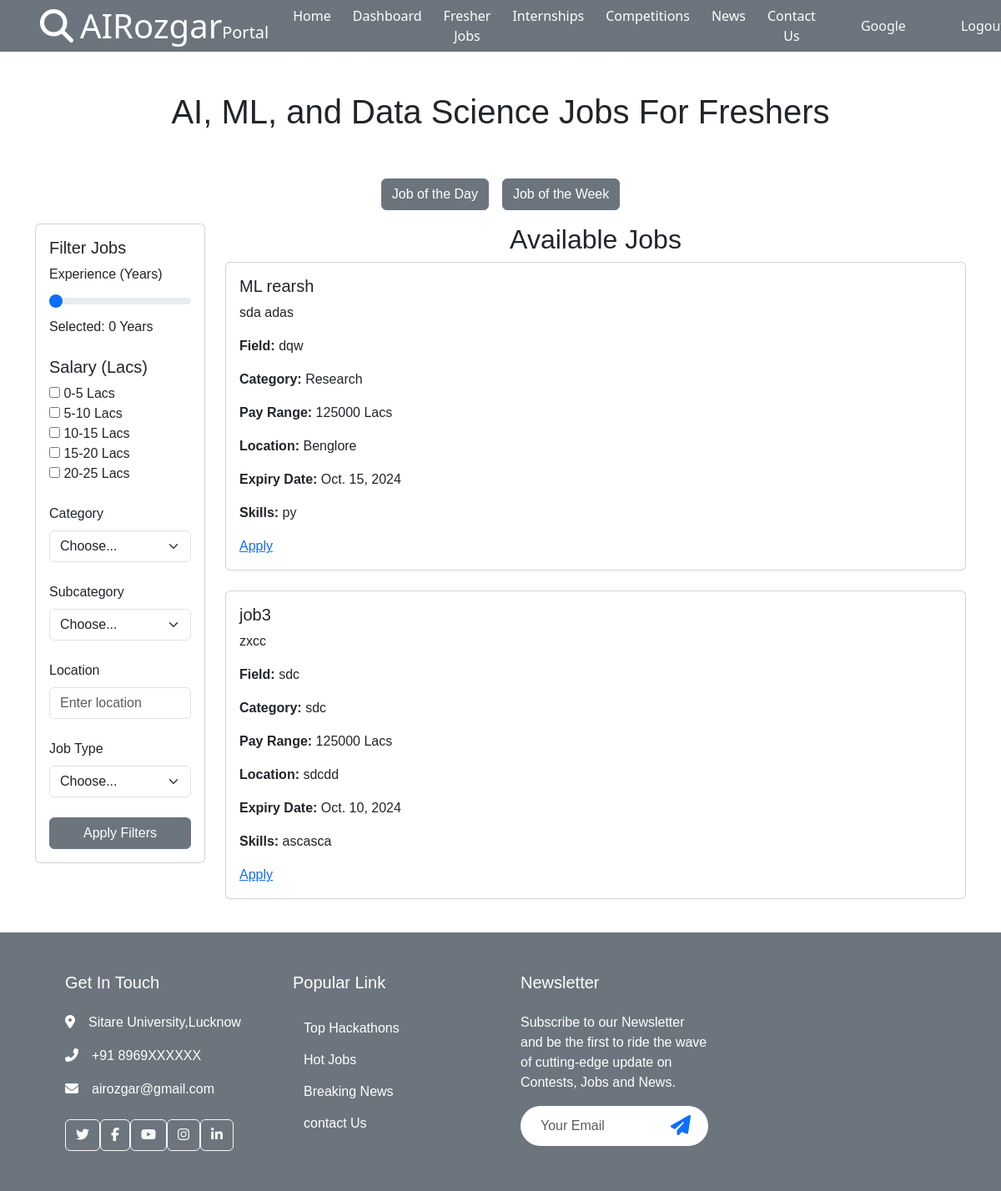
The page /job/ (signed in) on the database its author committed.
### home/models.py (models this page shows, shortened)
class Job(models.Model):
    company = models.ForeignKey(Company, on_delete=models.CASCADE)
    title = models.CharField(max_length=255, default='Job')
    description = models.TextField()
    field = models.CharField(max_length=255)
    category = models.CharField(max_length=255)
    pay_range = models.CharField(max_length=20)
    location = models.CharField(max_length=255)
    expiry_date = models.DateField()
    created_date = models.DateField(auto_now_add=True)
    skills = models.TextField()
    student_applied = models.JSONField()  # To store hashmap of students applied

### home/views.py (the view)
# urls.py: path('job/', job, name='job'),
@login_required(login_url="/login/")
def job(request):
    jobs = Job.objects.all()
    return render(request, 'job.html', {'jobs': jobs})

### home/templates/job.html (shortened to what this page needs)
{% extends 'base.html' %}
{% block start %}
<div class="container-xxl hero-header">
    <div class="container px-lg-5">
        <div class="row g-5 py-5">
            <div class="col-12 text-center">
                <h1>AI, ML, and Data Science Jobs For Freshers</h1>
            </div>
        </div>
    </div>
</div>
<div class="container-fluid">
    <div class="container">
        <div class="row">
            <div class="col-md-12 top-buttons text-center mb-3">
                <button class="btn btn-secondary mx-2">Job of the Day</button>
                <button class="btn btn-secondary mx-2">Job of the Week</button>
            </div>
        </div>
        <div class="row">
            <div class="col-md-3 filter-section">
                <div class="card">
                    <div class="card-body">
                        <h5 class="card-title">Filter Jobs</h5>
                        <div class="mb-4">
                            <label class="form-label">Experience (Years)</label>
                            <input type="range" class="form-range" min="0" max="25" value="0" id="experienceRange">
                            <p>Selected: <span id="experienceValue">0</span> Years</p>
                        </div>
                        <div class="mb-4">
                            <h5>Salary (Lacs)</h5>
                            <div>
                                <input type="checkbox" id="salary1" name="salary" value="0-5"> 0-5 Lacs<br>
                                <input type="checkbox" id="salary2" name="salary" value="5-10"> 5-10 Lacs<br>
                                <input type="checkbox" id="salary3" name="salary" value="10-15"> 10-15 Lacs<br>
                                <input type="checkbox" id="salary4" name="salary" value="15-20"> 15-20 Lacs<br>
                                <input type="checkbox" id="salary5" name="salary" value="20-25"> 20-25 Lacs<br>
                            </div>
                        </div>
                        <div class="mb-4">
                            <label for="category" class="form-label">Category</label>
                            <select id="category" class="form-select">
                                <option selected>Choose...</option>
                            </select>
                        </div>
                        <div class="mb-4">
                            <label for="subcategory" class="form-label">Subcategory</label>
                            <select id="subcategory" class="form-select">
                                <option selected>Choose...</option>
                            </select>
                        </div>
                        <div class="mb-4">
                            <label for="location" class="form-label">Location</label>
                            <input type="text" id="location" class="form-control" placeholder="Enter location">
                        </div>
                        <div class="mb-4">
                            <label for="job-type" class="form-label">Job Type</label>
                            <select id="job-type" class="form-select">
                                <option selected>Choose...</option>
                            </select>
                        </div>
                        <button class="btn btn-secondary w-100">Apply Filters</button>
                    </div>
                </div>
            </div>
            <div class="col-md-9 job-cards-section">
                <h2 class="text-center">Available Jobs</h2>
                <div class="row">
                    {% for job in jobs %}
                    <div class="col-md-12 mb-4">
                        <div class="card">
                            <div class="card-body">
                                <h5 class="card-title">{{ job.title }}</h5>
                                <p class="card-text">{{ job.description }}</p>
                                <p class="card-text"><strong>Field:</strong> {{ job.field }}</p>
                                <p class="card-text"><strong>Category:</strong> {{ job.category }}</p>
                                <p class="card-text"><strong>Pay Range:</strong> {{ job.pay_range }} Lacs</p>
                                <p class="card-text"><strong>Location:</strong> {{ job.location }}</p>
                                <p class="card-text"><strong>Expiry Date:</strong> {{ job.expiry_date }}</p>
                                <p class="card-text"><strong>Skills:</strong> {{ job.skills }}</p>
                                <a href="{% url 'apply_job' job.id %}">Apply</a>
                            </div>
                        </div>
                    </div>
                    {% empty %}
                    <div class="col-md-12">
                        <p>No jobs available at the moment.</p>
                    </div>
                    {% endfor %}
                </div>
            </div>
        </div>
    </div>
</div>
{% endblock %}

### home/templates/base.html (shortened to what this page needs)
<!DOCTYPE html>
<html lang="en">
<head>
  <link href="https://cdn.jsdelivr.net/npm/bootstrap@5.3.3/dist/css/bootstrap.min.css" rel="stylesheet"
>
  <link href="https://cdnjs.cloudflare.com/ajax/libs/font-awesome/6.6.0/css/all.min.css" rel="stylesheet">
  <link href="../static/css/style.css" rel="stylesheet">
</head>
<body>
  <nav class="navbar navbar-expand-lg bg-secondary px-4 px-lg-5 py-3 py-lg-0 sticky-top">
    <a href="" class="navbar-brand p-0">
      <h1 class="m-0 text-white"><i class="fas fa-search me-2"></i>AIRozgar<span class="fs-5">Portal</span></h1>
    </a>
    <div class="collapse navbar-collapse" id="navbarCollapse">
      <div class="navbar-nav ms-auto py-0">
        <a href="/" class="text-white nav-item btn btn-secondary text-light rounded-pill">Home</a>
        <a href="/student/" class="text-white nav-item btn btn-secondary text-light rounded-pill">Dashboard</a>
        <a href="/job/" class="text-white nav-item btn btn-secondary text-light rounded-pill">Fresher Jobs</a>
        <a href="/internship/" class="text-white nav-item btn btn-secondary text-light rounded-pill">Internships</a>
        <a href="/contest/" class="text-white nav-item btn btn-secondary text-light rounded-pill">Competitions</a>
        <a href="/news/" class="text-white nav-item btn btn-secondary text-light rounded-pill">News</a>
        <a href="/contact/" class="text-white nav-item btn btn-secondary text-light rounded-pill">Contact Us</a>
      </div>
      {% if request.user.is_authenticated %}
      <a href="#" class="btn btn-secondary text-light rounded-pill py-2 px-4 ms-3">{{request.user.first_name}}</a>
      <a href="/logout/" class="btn btn-secondary text-light rounded-pill py-2 px-4 ms-3">Logout</a>
      {% else %}
      <a href="/signup/" class="btn btn-secondary text-light rounded-pill py-2 px-4 ms-3">Sign Up</a>
      {% endif %}
    </div>
  </nav>
  {% block start %}
  {% endblock %}
  <div class="bg-secondary footer mt-3">
    <div class="container py-5 px-lg-5">
      <div class="row g-5">
        <div class="col-md-6 col-lg-3">
          <h5 class="text-white mb-4">Get In Touch</h5>
          <p class="text-white"><i class="fa fa-map-marker-alt me-3"></i>Sitare University,Lucknow</p>
          <p class="text-white"><i class="fa fa-phone-alt me-3"></i>+91 8969XXXXXX</p>
          <p class="text-white"><i class="fa fa-envelope me-3"></i>airozgar@gmail.com</p>
          <div class="d-flex pt-2">
            <a class="btn btn-outline-light btn-social" href=""><i class="fab fa-twitter"></i></a>
            <a class="btn btn-outline-light btn-social" href=""><i class="fab fa-facebook-f"></i></a>
            <a class="btn btn-outline-light btn-social" href=""><i class="fab fa-youtube"></i></a>
            <a class="btn btn-outline-light btn-social" href=""><i class="fab fa-instagram"></i></a>
            <a class="btn btn-outline-light btn-social" href=""><i class="fab fa-linkedin-in"></i></a>
          </div>
        </div>
        <div class="col-md-6 col-lg-3">
          <h5 class="text-white mb-4">Popular Link</h5>
          <a class="btn text-white" href="/contest/">Top Hackathons</a>
          <a class="btn text-white" href="/job/">Hot Jobs</a>
          <a class="btn text-white" href="/news/">Breaking News</a>
          <a class="btn text-white" href="/contact/">contact Us</a>
        </div>
        <div class="col-md-6 col-lg-3">
          <h5 class="text-white mb-4">Newsletter</h5>
          <p class="text-white ">
            Subscribe to our Newsletter and be the first to ride the wave of
            cutting-edge update on Contests, Jobs and News.
          </p>
          <div class="position-relative w-100 mt-3">
            <input class="form-control border-0 rounded-pill w-100 ps-4 pe-5" type="text" placeholder="Your Email"
              style="height: 48px;">
            <button type="button" class="btn shadow-none position-absolute top-0 end-0 mt-1 me-2"> <i
                class="fa fa-paper-plane text-primary fs-4"></i></button>
          </div>
        </div>
      </div>
    </div>
</body>
</html>

### home/static/css/style.css (style rules this page uses)
.container { font-family: Verdana, Geneva, Tahoma, sans-serif; }
.filter-section { width: 20%; }
.job-cards-section { width: 80%; }
.top-buttons { display: flex; justify-content: center; margin-bottom: 20px; }

### rows shown on the page
Job: title "ML rearsh", description "sda adas", field "dqw", category "Research", pay_range "125000", location "Benglore", expiry_date "Oct. 15, 2024", skills "py"
Job: title "job3", description "zxcc", field "sdc", category "sdc", pay_range "125000", location "sdcdd", expiry_date "Oct. 10, 2024", skills "ascasca"

### other values the page prints
{{ request.user.first_name }} "Google"
